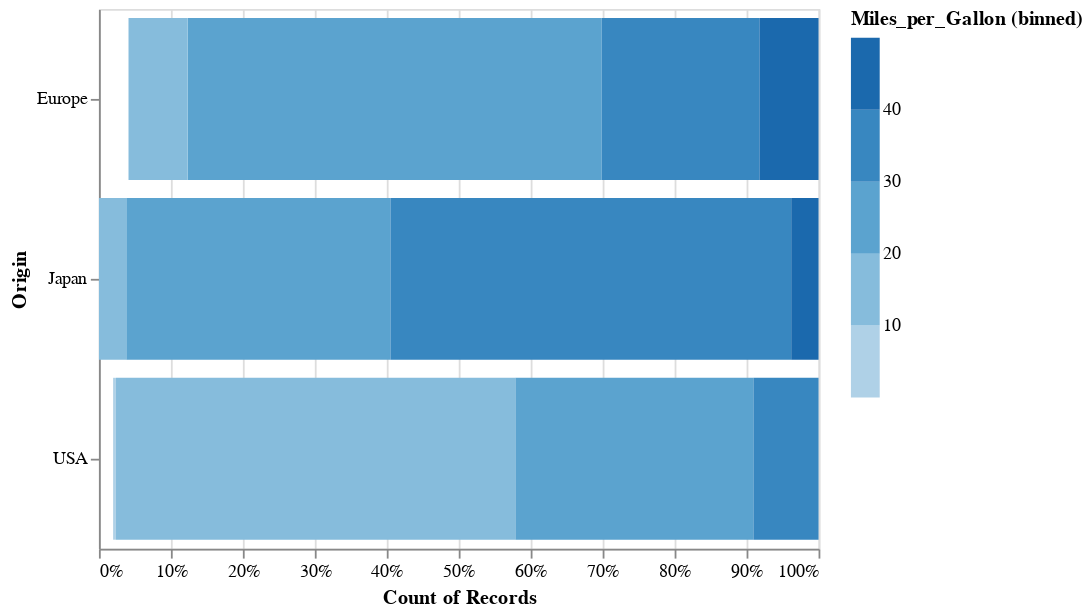

The notebook cell saved with this chart:
### Markdown cell above
This gives us a better appreciation of the proportion of MPG *within* each country.

If we wish, we can normalize the counts on the x-axis to compare proportions directly:

### Code cell
alt.Chart(cars).mark_bar().encode(
    color=alt.Color('Miles_per_Gallon', bin=True),
    x=alt.X('count()', stack='normalize'),
    y='Origin'
)

### Figure 1 — Vega-Lite specification as saved in the notebook (floating-point values rounded to 4 significant figures; data arrays with more than 128 entries replaced by an {"elided": "..."} marker saying what was removed)
{"$schema": "https://vega.github.io/schema/vega-lite/v2.6.0.json", "config": {"view": {"height": 300, "width": 400}}, "data": {"name": "data-f02450ab61490a1363517a0190416235"}, "datasets": {"data-f02450ab61490a1363517a0190416235": {"elided": "406 records"}}, "encoding": {"color": {"bin": true, "field": "Miles_per_Gallon", "type": "quantitative"}, "x": {"aggregate": "count", "stack": "normalize", "type": "quantitative"}, "y": {"field": "Origin", "type": "nominal"}}, "mark": "bar"}
